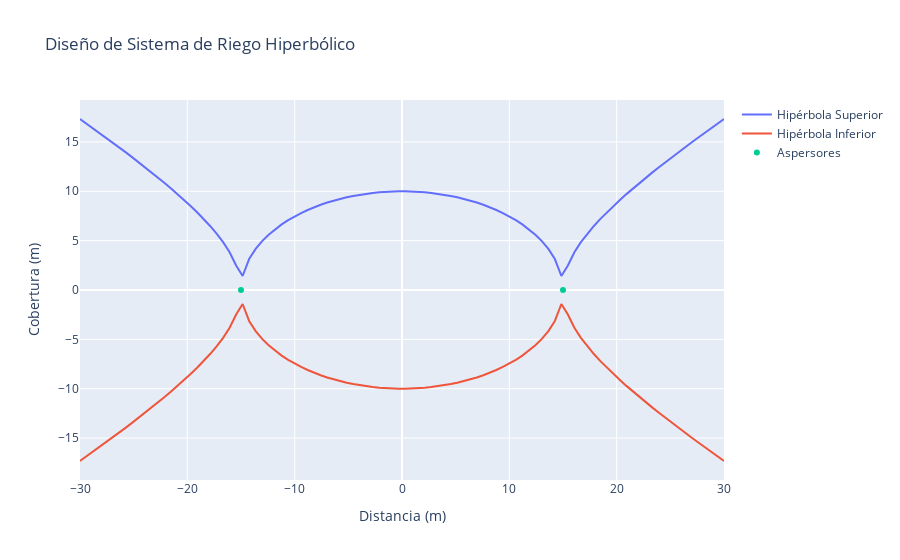

The code cell stored with this chart in its notebook:
### Code cell
import numpy as np

import plotly.graph_objects as go

def diseno_aspersores_hiperbolico(a, b, rango_x=(-30, 30), puntos=100):
    """
    Diseña un sistema de aspersores con patrón hiperbólico para riego.

    Parámetros:
    - a (int): Semieje mayor de la hipérbola (distancia entre los focos/2).
    - b (int): Semieje menor de la hipérbola (radio efectivo de riego).
    - rango_x (tuple): Rango de valores para el eje x.
    - puntos (int): Número de puntos para graficar la hipérbola.

    Retorna:
    - fig (plotly.graph_objects.Figure): Gráfico interactivo del diseño.
    """
    x = np.linspace(rango_x[0], rango_x[1], puntos)
    y = b * np.sqrt(abs((x**2 / a**2) - 1))
    
    # Crear figura interactiva
    fig = go.Figure()
    fig.add_trace(go.Scatter(x=x, y=y, mode='lines', name='Hipérbola Superior'))
    fig.add_trace(go.Scatter(x=x, y=-y, mode='lines', name='Hipérbola Inferior'))
    fig.add_trace(go.Scatter(x=[-a, a], y=[0, 0], mode='markers', name='Aspersores'))
    
    fig.update_layout(
        title='Diseño de Sistema de Riego Hiperbólico',
        xaxis_title='Distancia (m)',
        yaxis_title='Cobertura (m)',
        showlegend=True
    )
    
    return fig

# Ejemplo de uso
if __name__ == "__main__":
    a = 15  # Semieje mayor
    b = 10  # Semieje menor
    figura = diseno_aspersores_hiperbolico(a, b)
    figura.show()
